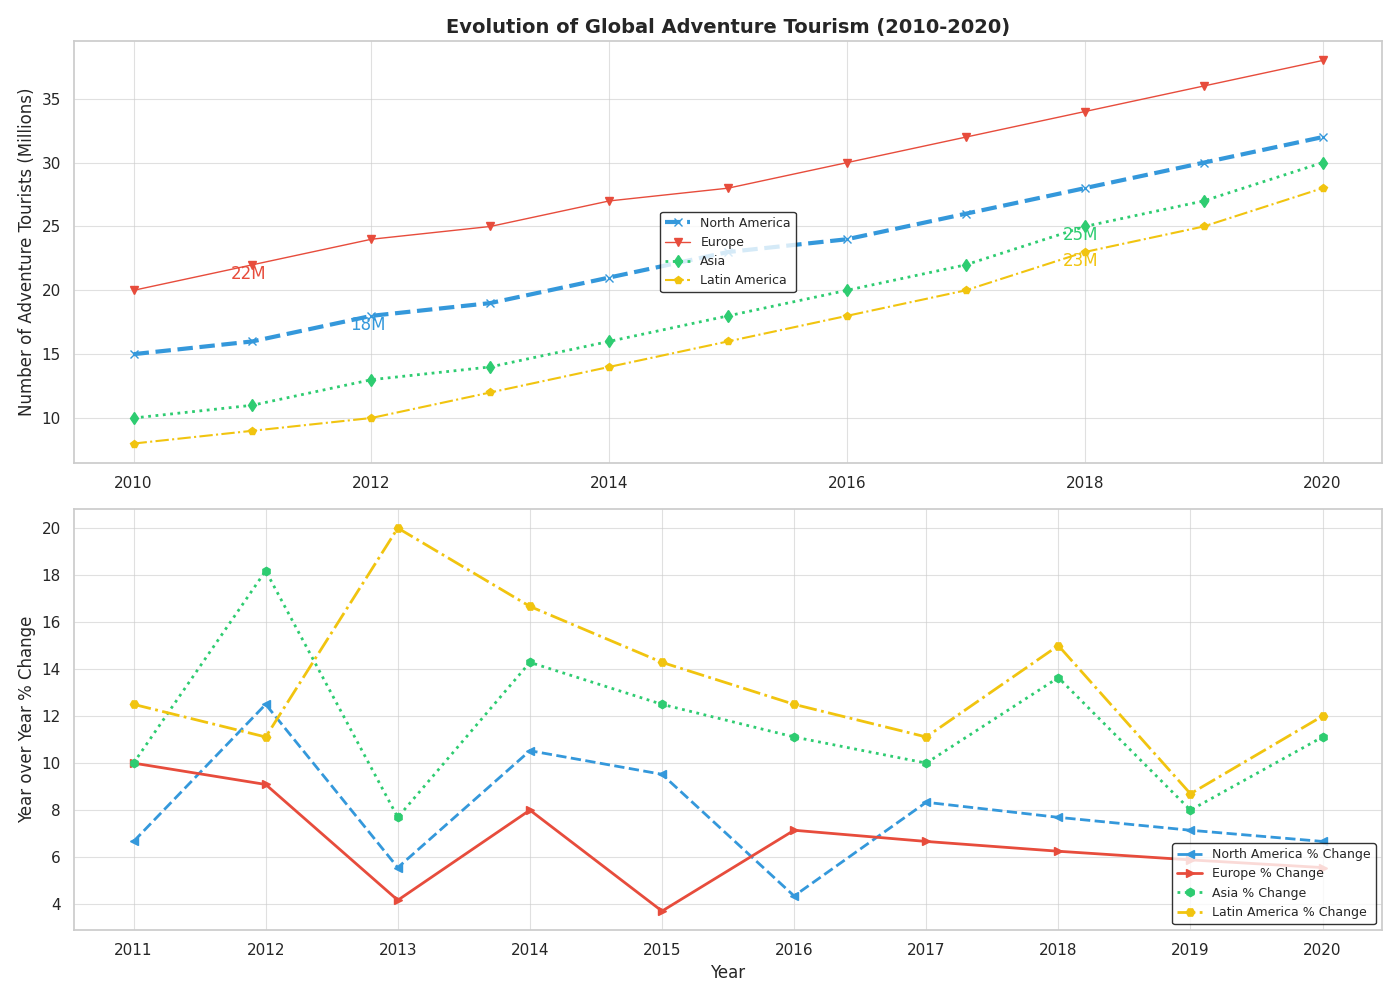

The script that drew this image:
import matplotlib.pyplot as plt
import numpy as np
from matplotlib.ticker import MaxNLocator

years = np.arange(2010, 2021)

north_america = np.array([15, 16, 18, 19, 21, 23, 24, 26, 28, 30, 32])
europe = np.array([20, 22, 24, 25, 27, 28, 30, 32, 34, 36, 38])
asia = np.array([10, 11, 13, 14, 16, 18, 20, 22, 25, 27, 30])
latin_america = np.array([8, 9, 10, 12, 14, 16, 18, 20, 23, 25, 28])

percent_change_na = np.diff(north_america) / north_america[:-1] * 100
percent_change_eu = np.diff(europe) / europe[:-1] * 100
percent_change_asia = np.diff(asia) / asia[:-1] * 100
percent_change_la = np.diff(latin_america) / latin_america[:-1] * 100

fig, axs = plt.subplots(2, 1, figsize=(14, 10))

axs[0].plot(years, north_america, label='North America', marker='x', color='#3498db', linestyle='--', linewidth=3)
axs[0].plot(years, europe, label='Europe', marker='v', color='#e74c3c', linestyle='-', linewidth=1)
axs[0].plot(years, asia, label='Asia', marker='d', color='#2ecc71', linestyle=':', linewidth=2)
axs[0].plot(years, latin_america, label='Latin America', marker='p', color='#f1c40f', linestyle='-.', linewidth=1.5)

for region, color, data in zip(
    ['North America', 'Europe', 'Asia', 'Latin America'],
    ['#3498db', '#e74c3c', '#2ecc71', '#f1c40f'],
    [north_america, europe, asia, latin_america]
):
    turning_point_index = np.argmax(np.diff(data))
    axs[0].annotate(f"{data[turning_point_index + 1]}M",
                    (years[turning_point_index + 1], data[turning_point_index + 1]),
                    textcoords="offset points", xytext=(10,-10), ha='right', color=color)

axs[0].set_title("Evolution of Global Adventure Tourism (2010-2020)", fontsize=14, fontweight='bold')
axs[0].set_ylabel("Number of Adventure Tourists (Millions)", fontsize=12)
axs[0].legend(loc='center', fontsize=9, edgecolor='black')
axs[0].grid(True, linestyle='-', linewidth=0.8, alpha=0.6)
axs[0].xaxis.set_major_locator(MaxNLocator(integer=True))

axs[1].plot(years[1:], percent_change_na, label='North America % Change', marker='<', color='#3498db', linestyle='--', linewidth=2)
axs[1].plot(years[1:], percent_change_eu, label='Europe % Change', marker='>', color='#e74c3c', linestyle='-', linewidth=2)
axs[1].plot(years[1:], percent_change_asia, label='Asia % Change', marker='h', color='#2ecc71', linestyle=':', linewidth=2)
axs[1].plot(years[1:], percent_change_la, label='Latin America % Change', marker='H', color='#f1c40f', linestyle='-.', linewidth=2)

axs[1].set_xlabel("Year", fontsize=12)
axs[1].set_ylabel("Year over Year % Change", fontsize=12)
axs[1].legend(loc='lower right', fontsize=9, edgecolor='black')
axs[1].grid(True, linestyle='-', linewidth=0.8, alpha=0.6)
axs[1].xaxis.set_major_locator(MaxNLocator(integer=True))

plt.tight_layout()
plt.show()
